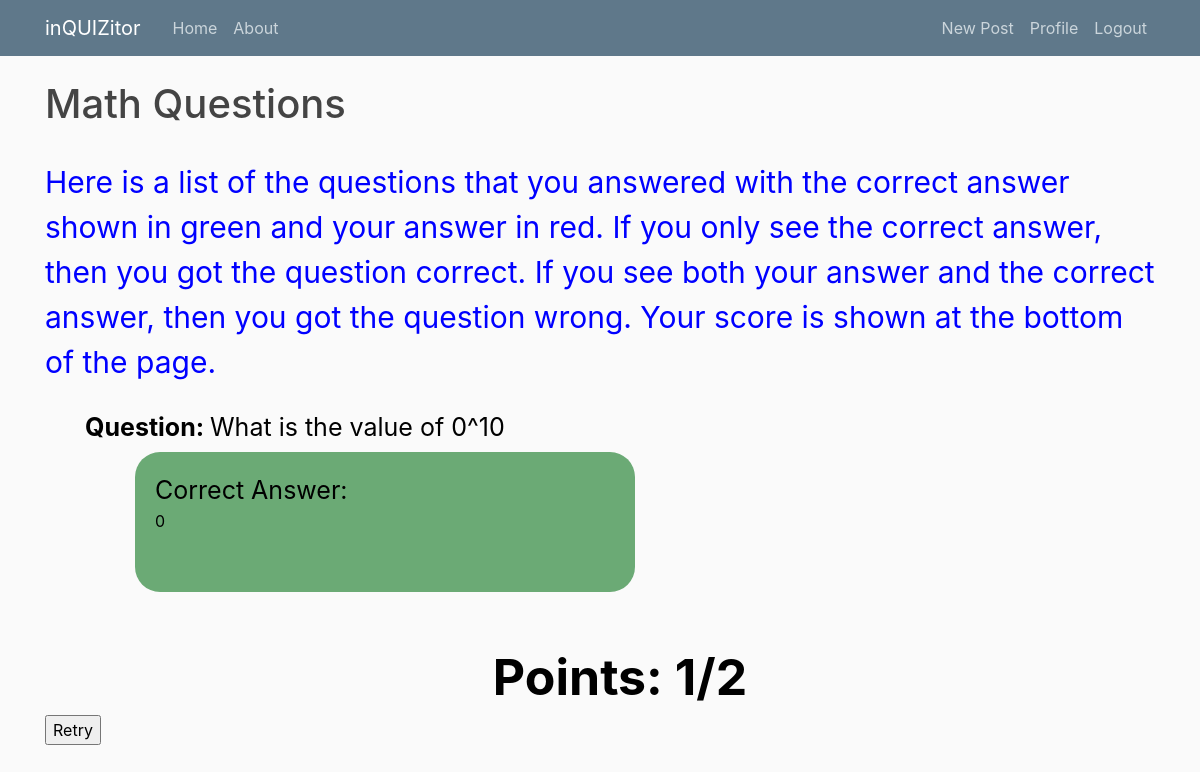
The app's page /polls/1/results/ (signed in) with its own data.
### polls/models.py (models this page shows, shortened)
class Subject(models.Model):
    objects = RandomManager()
    subject_text = models.CharField(max_length=200)
    pub_date = models.DateTimeField('date published')

class Choice(models.Model):
    question = models.ForeignKey(Answer, on_delete=models.CASCADE)
    choice_text = models.CharField(max_length=200)

class Question(models.Model):
    objects = RandomManager()
    subject = models.ForeignKey(Subject, on_delete=models.CASCADE)
    question_text = models.CharField(max_length=200)
    answers = models.CharField(max_length=200)

class Counter(models.Model):
    counter = models.IntegerField(default=0, null=True)
    def __str__(self):
        return str(self.counter)

### polls/views.py (the view)
# urls.py: path('<int:pk>/results/', views.ResultsView.as_view(), name='results'),
class ResultsView(generic.DetailView):
    model = Subject
    template_name = 'polls/results.html'
    def get_context_data(self, *args, **kwargs):
        context = super().get_context_data(**kwargs)
        context['counter'] = Counter.objects.get(pk=1)
        context['choice'] = Choice.objects.all()
        context['question'] = Question.objects.get(pk=self.kwargs['pk'])
        return context
    '''def form_valid(self, form, *args, **kwargs):
        # This method is called when valid form data has been POSTed.
        # It should return an HttpResponse.
        form=NameForm(self.request.GET)
        print(self.request.GET)

        if 'retry' in self.request.GET:
            return HttpResponseRedirect(reverse('polls:detail', args=(self.kwargs['pk'],)))

        return super().form_valid(form)'''

### polls/templates/polls/results.html (shortened to what this page needs)
{% extends "polls/base.html" %}
{% block content %}
<!DOCTYPE html>
<html lang="en">
<head>
    {% load static %}
    <link rel="stylesheet" href="{% static 'results.css'%}" />
</head>
<body>
    <h1>{{ subject.subject_text }}</h1>
    <br>
    <p class="result-instructions">Here is a list of the questions that you answered with the correct answer shown in green and your answer in red. If you only see
    the correct answer, then you got the question correct. If you see both your answer and the correct answer, then you got the question
    wrong. Your score is shown at the bottom of the page.
    </p>
    <br>
<ul>
    {% for question in subject.question_set.all %}
        {% for answer in question.answer_set.all %}
            {% for choice in answer.choice_set.all %}
            {% if choice.choice_text == question.answers %}
            <div>
                <div> <p id="question"><b> Question: </b>{{ question.question_text }} </p> </div>
                <div id="answers">
                <div id ="correct"><p>Correct Answer:</p> {{ question.answers }}</div></div>
                <br><br></div>
            {% else %}
            <div>
                <div> <p id="question"><b> Question: </b>{{ question.question_text }} </p> </div>
                <div id="answers"> <div id="youranswer"><p>Your Answer:</p> {{ choice.choice_text }} </div>
                <div id="correct"><p>Correct Answer:</p> {{ question.answers }}</div></div>
                <br><br></div>
            {% endif %}
            {% endfor %}
        {% endfor %}
    {% endfor %}
    <p class="points"> Points: {{ counter }}/{{ choice.count }} </p>
</ul>
<form method="GET" action="{% url 'polls:detail' subject.id question.id %}">
    <input type="submit" name="retry" value="Retry">
</form>
</body>
</html>
{% endblock %}

### polls/static/main.css (style rules this page uses)
body { background: #fafafa; color: #333333; margin-top: 5rem; }
h1, h2, h3, h4, h5, h6 { color: #444444; }
ul { margin: 0; }

### polls/static/results.css (style rules this page uses)
.points { font-size: 50px; font-weight: bold; color: #000; margin: 0; padding: 0; text-align: center; }
p { font-size: 25px; color: #000; margin: 0; padding: 0; }
#question { margin-bottom: 5px; }
#answers { margin-left: 50px; }
#correct { border-radius: 25px; background: #6BAA75; padding: 20px; width: 500px; height: 140px; color: black; }
.result-instructions { font-size: 30px; color : blue; }

### records on screen
Subject: subject_text "Math Questions"
Question: question_text "What is the value of 0^10", answers "0"
Counter: counter "1"

### other values on screen
{{ choice.count }} "2"
